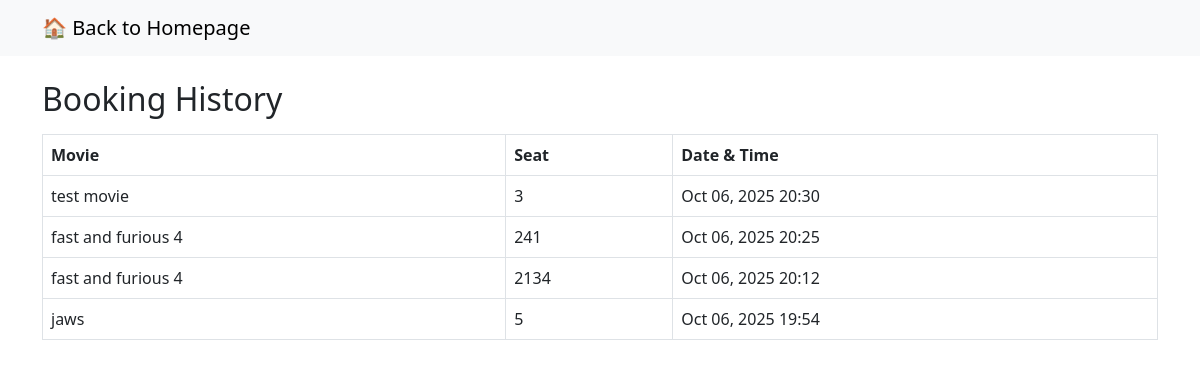
Page /api/bookings/ on the committed database.
### bookings/models.py (models this page shows, shortened)
class Booking(models.Model):
    movie = models.ForeignKey(Movie, on_delete=models.CASCADE)
    seat = models.ForeignKey(Seat, on_delete=models.CASCADE)
    booking_date = models.DateTimeField(auto_now_add=True)

class Movie(models.Model):
    title = models.CharField(max_length=100)
    description = models.TextField()
    release_date = models.DateField()
    duration = models.IntegerField()# in minutes
    seat_set = models.ForeignKey(Seat, on_delete=models.CASCADE,)

class Seat(models.Model):
    seat_number = models.CharField(max_length=10)
    is_booked = models.BooleanField(default=False)

### bookings/views.py (the view)
# urls.py: path('bookings/', views.booking_history_view, name='booking_history'),
def booking_history_view(request):
    bookings = Booking.objects.select_related('movie', 'seat').order_by('-booking_date')
    return render(request, 'bookings/booking_history.html', {'bookings': bookings})

### bookings/templates/bookings/booking_history.html (shortened to what this page needs)
{% extends 'bookings/base.html' %}
{% block content %}
<h2>Booking History</h2>
{% if bookings %}
  <table class="table table-bordered mt-3">
    <thead>
      <tr>
        <th>Movie</th>
        <th>Seat</th>
        <th>Date & Time</th>
      </tr>
    </thead>
    <tbody>
      {% for booking in bookings %}
        <tr>
          <td>{{ booking.movie.title }}</td>
          <td>{{ booking.seat.seat_number }}</td>
          <td>{{ booking.booking_date|date:"M d, Y H:i" }}</td>
        </tr>
      {% endfor %}
    </tbody>
  </table>
{% else %}
  <p>No bookings have been made yet.</p>
{% endif %}
{% endblock %}

### bookings/templates/bookings/base.html (shortened to what this page needs)
<!DOCTYPE html>
<html>
<nav class="navbar navbar-light bg-light mb-4">
  <div class="container">
    <a class="navbar-brand" href="{% url 'homepage' %}">🏠 Back to Homepage</a>
  </div>
</nav>
<head>
    <link rel="stylesheet" href="https://cdn.jsdelivr.net/npm/bootstrap@5.3.0/dist/css/bootstrap.min.css">
</head>
<body>
    <div class="container mt-4">
        {% block content %}{% endblock %}
    </div>
</body>
</html>

### rows in the picture
Booking: movie "test movie", seat.seat_number "3", booking_date "Oct 06, 2025 20:30"
Booking: movie "fast and furious 4", seat.seat_number "241", booking_date "Oct 06, 2025 20:25"
Booking: movie "fast and furious 4", seat.seat_number "2134", booking_date "Oct 06, 2025 20:12"
Booking: movie "jaws", seat.seat_number "5", booking_date "Oct 06, 2025 19:54"
